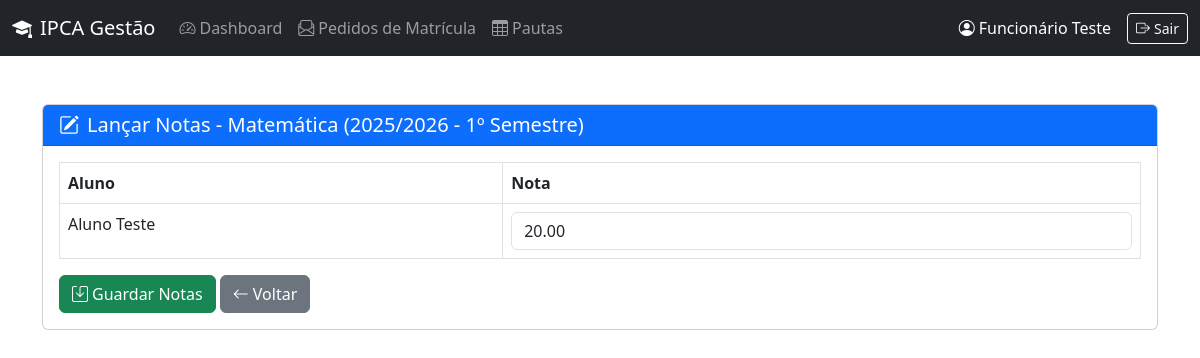
The app's page /funcionario/lancar_notas.php?id_pauta=1 (signed in) with its own data.
### tables this page shows
CREATE TABLE `pauta` (
  `id` int(11) NOT NULL,
  `id_disciplina` int(11) NOT NULL,
  `ano_letivo` varchar(9) NOT NULL,
  `epoca` varchar(50) NOT NULL,
  `data_criacao` datetime DEFAULT current_timestamp(),
  `id_funcionario_criador` int(11) NOT NULL
);

CREATE TABLE `disciplinas` (
  `Id_disciplina` int(11) NOT NULL,
  `nome_disciplina` text NOT NULL
);

CREATE TABLE `nota` (
  `id` int(11) NOT NULL,
  `id_pauta` int(11) NOT NULL,
  `id_aluno` int(11) NOT NULL,
  `nota` decimal(5,2) DEFAULT NULL,
  `observacoes` text DEFAULT NULL,
  `data_lancamento` datetime DEFAULT current_timestamp() ON UPDATE current_timestamp()
);

CREATE TABLE `utilizadores` (
  `id` int(11) NOT NULL,
  `nome` varchar(100) NOT NULL,
  `email` varchar(100) NOT NULL,
  `password` varchar(255) NOT NULL,
  `role` enum('aluno','funcionario','gestor','admin') NOT NULL,
  `data_registo` timestamp NOT NULL DEFAULT current_timestamp()
);

### funcionario/lancar_notas.php (the view, shortened to what this page needs)
<?php
require_once '../includes/config.php';
$id_pauta = $_GET['id_pauta'] ?? 0;
$stmt = $pdo->prepare("SELECT p.*, d.nome_disciplina FROM pauta p JOIN disciplinas d ON p.id_disciplina = d.Id_disciplina WHERE p.id = ?");
$stmt->execute([$id_pauta]);
$pauta = $stmt->fetch();
$notas = $pdo->prepare("
    SELECT n.*, u.nome AS aluno_nome
    FROM nota n
    JOIN utilizadores u ON n.id_aluno = u.id
    WHERE n.id_pauta = ?
    ORDER BY u.nome
");
$notas->execute([$id_pauta]);
$notas = $notas->fetchAll();
?>
<!DOCTYPE html>
<html lang="pt">
<head>
    <link href="https://cdn.jsdelivr.net/npm/bootstrap@5.3.0/dist/css/bootstrap.min.css" rel="stylesheet">
    <link rel="stylesheet" href="https://cdn.jsdelivr.net/npm/bootstrap-icons@1.11.1/font/bootstrap-icons.css">
</head>
<body>
    <?php include '../includes/navbar.php'; ?>
    <div class="container mt-5">
        <div class="card">
            <div class="card-header bg-primary text-white">
                <h5 class="mb-0"><i class="bi bi-pencil-square me-2"></i>Lançar Notas - <?= htmlspecialchars($pauta['nome_disciplina']) ?> (<?= $pauta['ano_letivo'] ?> - <?= $pauta['epoca'] ?>)</h5>
            </div>
            <div class="card-body">
                <form method="post">
                    <div class="table-responsive">
                        <table class="table table-bordered">
                            <thead>
                                <tr>
                                    <th>Aluno</th>
                                    <th>Nota</th>
                                </tr>
                            </thead>
                            <tbody>
                                <?php foreach ($notas as $n): ?>
                                <tr>
                                    <td><?= htmlspecialchars($n['aluno_nome']) ?></td>
                                    <td>
                                        <input type="number" step="0.01" class="form-control" name="nota[<?= $n['id'] ?>]" value="<?= $n['nota'] ?>" min="0" max="20">
                                    </td>
                                </tr>
                                <?php endforeach; ?>
                            </tbody>
                        </table>
                    </div>
                    <button type="submit" class="btn btn-success"><i class="bi bi-save me-1"></i>Guardar Notas</button>
                    <a href="pautas.php" class="btn btn-secondary"><i class="bi bi-arrow-left me-1"></i>Voltar</a>
                </form>
            </div>
        </div>
    </div>
</body>
</html>

### records on screen
pauta: id_disciplina.nome_disciplina "Matemática", ano_letivo "2025/2026", epoca "1º Semestre"
nota: id_aluno.nome "Aluno Teste", nota "20.00"

### other values on screen
$_SESSION['user_name'] "Funcionário Teste"
